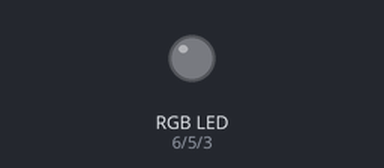
A sketch run on a simulated Arduino Uno, built with avr-gcc and run on an emulated ATmega328P. Parts: an RGB LED mixed from three pins (HIGH = lit).

Above: at 0.05 s.
At 0.4 s:
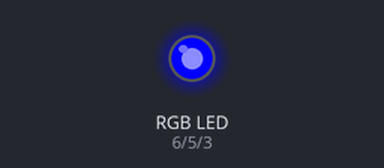
At 0.75 s:
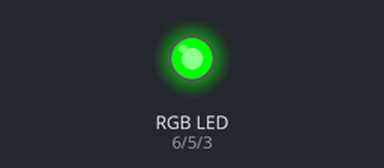
Timing chart, 0 to 3.0 s (numbered marks = the images above):
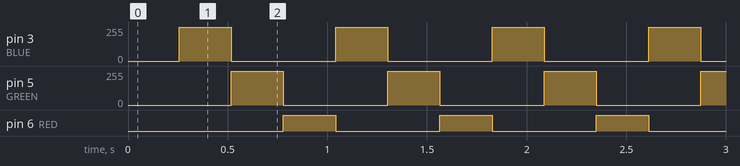

Measured:
- by itself, pin 3 (BLUE), pin 5 (GREEN): alternates 255/255 for 0.26 s and 0/255 for 0.52 s
- by itself, pin 6 (RED): alternates HIGH for 0.26 s and LOW for 0.52 s

The sketch:

RGB_LED.ino
```cpp
# define BLUE 3
# define GREEN 5
# define RED 6

void setup() {
    pinMode(RED, OUTPUT);
    pinMode(GREEN, OUTPUT);
    pinMode(BLUE, OUTPUT);
}

int red = 255;
int green = 0;
int blue = 0;

int increment = 5;
int sleep = 5;

int segment = RED;

void loop() {
	switch(segment) {
		case RED:
			if (red == 255) {
				segment = BLUE;
			} else {
				red += increment;
				green -= increment;
			}
			break;
		case BLUE:
			if (blue == 255) {
				segment = GREEN;
			} else {
				blue += increment;
				red -= increment;
			}
			break;
		case GREEN:
			if (green == 255) {
				segment = RED;
			} else {
				green += increment;
				blue -= increment;
			}
			break;
	}
	analogWrite(RED, red);
	analogWrite(GREEN, green);
	analogWrite(BLUE, blue);
	delay(sleep);
}
```
